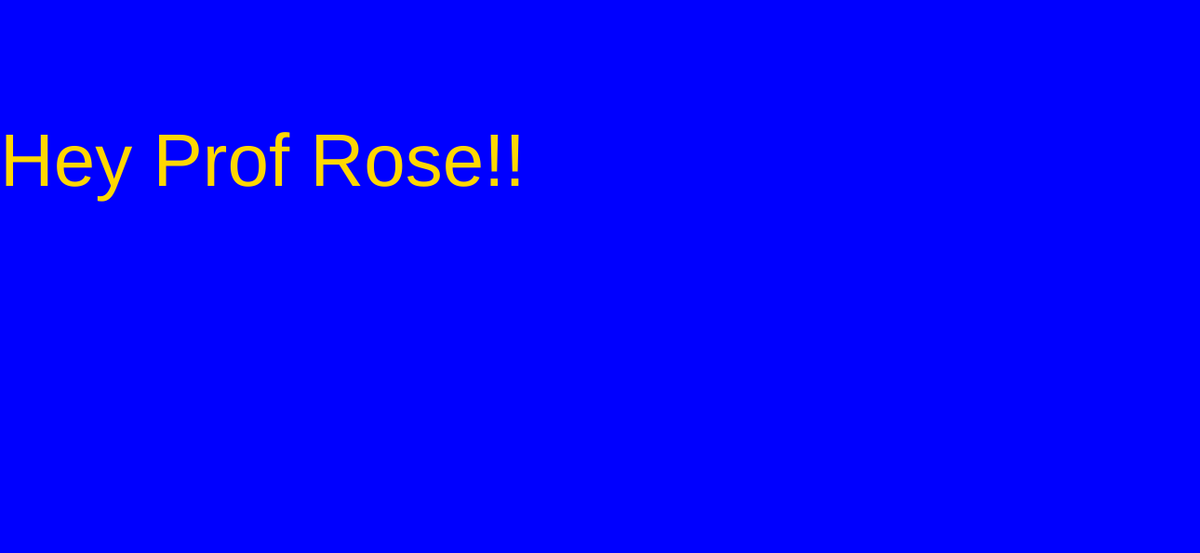
Frame 1 (no input)
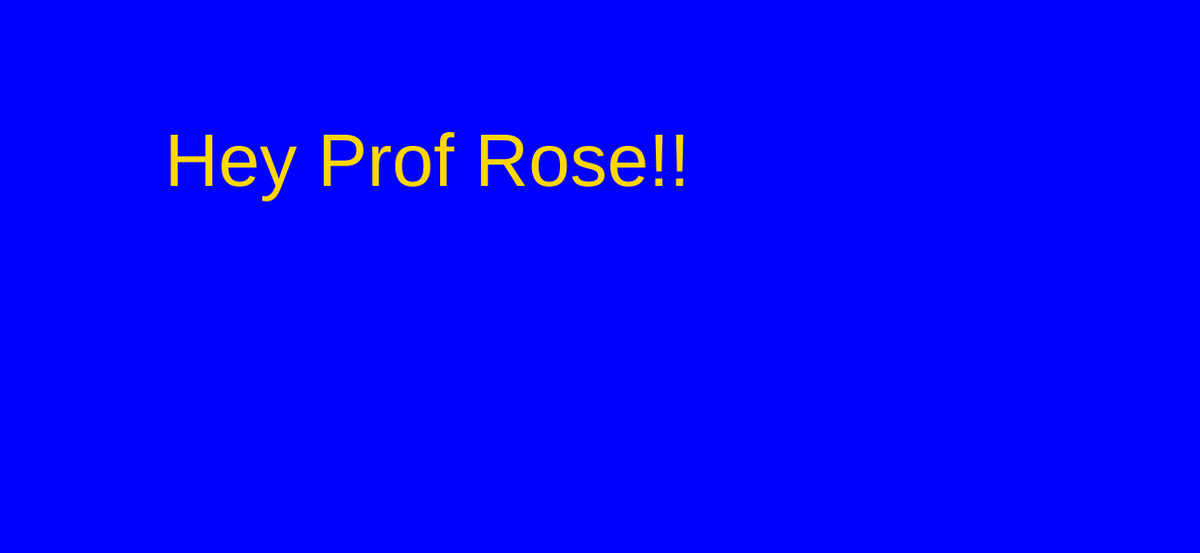
Frame 60 (no input)
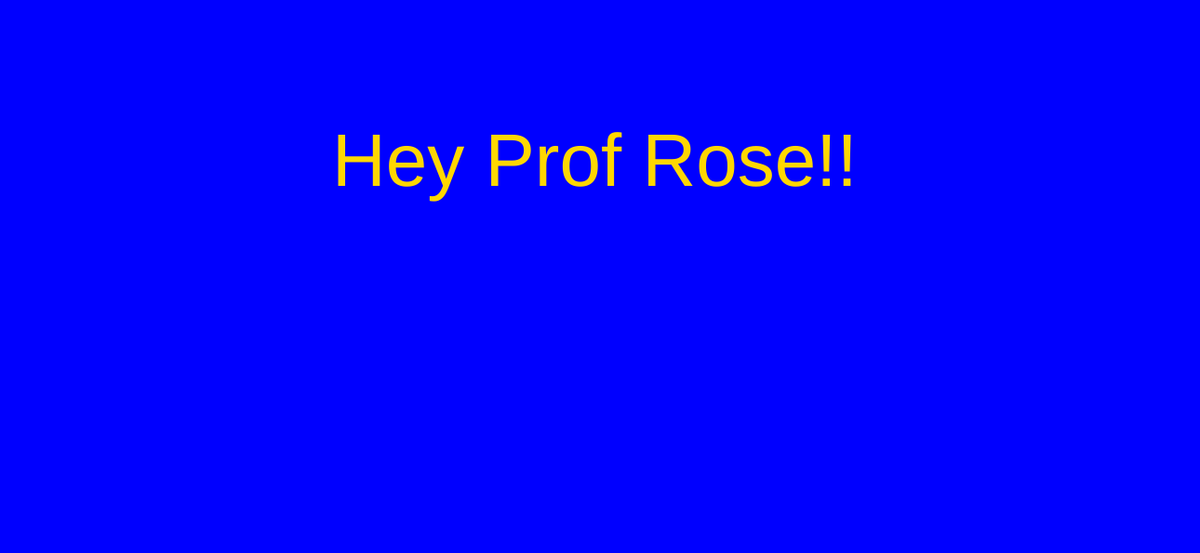
Frame 120 (the mouse pressed at the canvas centre since frame 60)

The p5.js sketch that drew these frames (run headless with seeded random() and noise() and a simulated clock; from frame 60 on, the mouse is pressed at the canvas centre):

// p5.js sketch
// ── sketch.js

let x = 0;

function setup() {
  createCanvas(1290, 595);
}

function draw() {
  background("blue");
  fill("gold")
  textSize(80);
  text("Hey Prof Rose!!", x, 200)
  text
  x += 3;
  if (x > width) {
    x = 0;
  }
}
